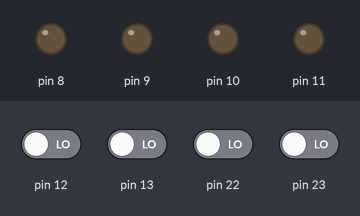
This sketch was run on a simulated Arduino Uno, built with avr-gcc and run on an emulated ATmega328P. Shown: output pins drawn as LEDs (lit = HIGH). The test bench sets the inputs (shaded band); at power-on: pin 12, pin 13, pin 22, pin 23 LOW.

Above: at 0.2 s.
At 0.7 s:
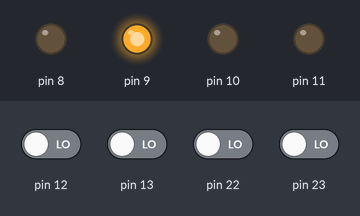
At 1.7 s:
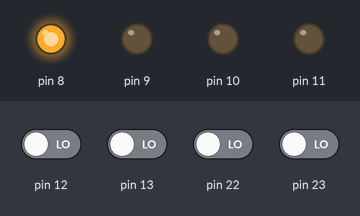
At 2.7 s:
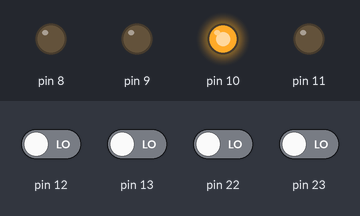
Timing chart, 0 to 3.4 s (numbered marks = the images above):
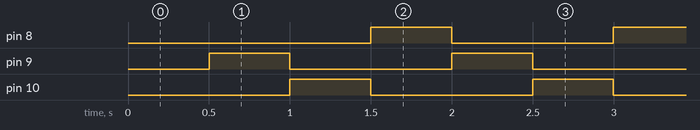

Measured:
- by itself, pin 8–10: repeats every 1.5 s: LOW 1.0 s, HIGH 0.50 s

The sketch:

stepper.ino
```cpp
/*
 * What? I'm trying to drive a stepper motor.
 * Apparently, I failed.
 */


char a;
int del = 500;
void setup(){

  Serial.begin(9600);
  pinMode(8,OUTPUT);
  pinMode(9,OUTPUT);
  pinMode(10,OUTPUT);
  pinMode(11,OUTPUT);
  digitalWrite(8,0);
  digitalWrite(9,0);
  digitalWrite(10,0);
  a=1;
}

void loop(){

  delay(del);

  a=a<<1;
  if (a >= 8) {
    a=1;
    del=del-1;
    if (del<=20) {del=20; digitalWrite(13,0);};
    };

  PORTB=(PINB&B11110000)|a;

}
```
